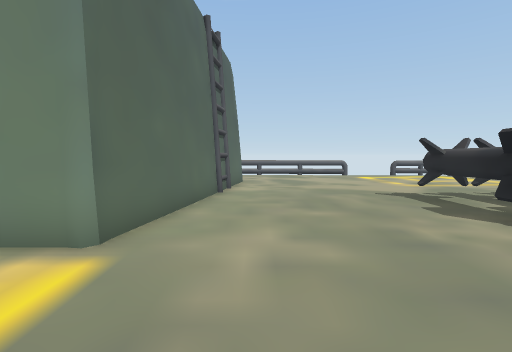
View 1 (above)

18 first-person views from a walk through a Unity game level. The camera is 0.57 m above the floor, tilts 4° down and sees 85° across. The floor is counted in squares, 0.5 m on a side. Each view is taken from the middle of a square. On the plan, view 1 faces up. The plan holds only what a view shows up to about 12 squares ahead; the rest is blank. The place goes on beyond the plan. The player is left out. Some surface patterns are stand-ins.

View 2
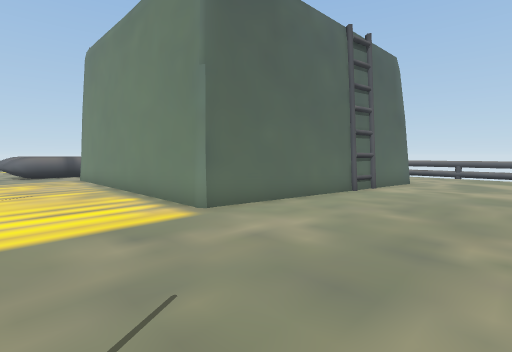

View 3
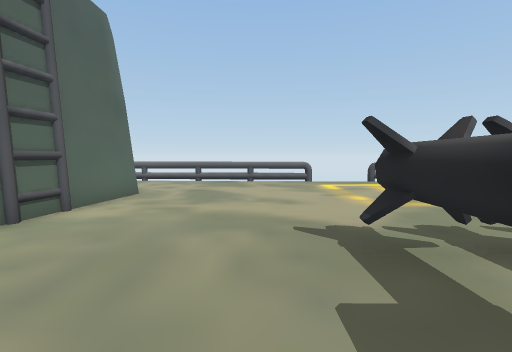

View 4
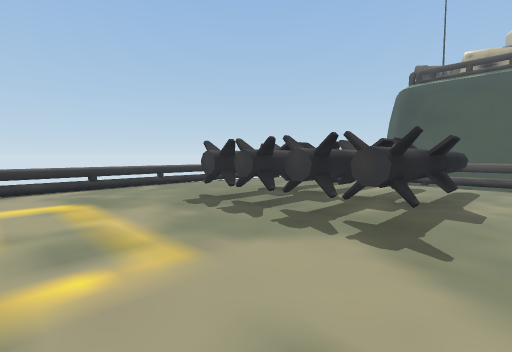

View 5
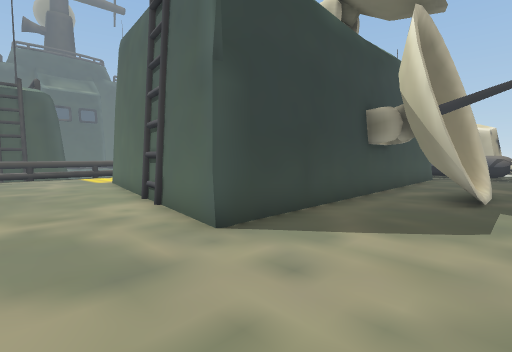

View 6
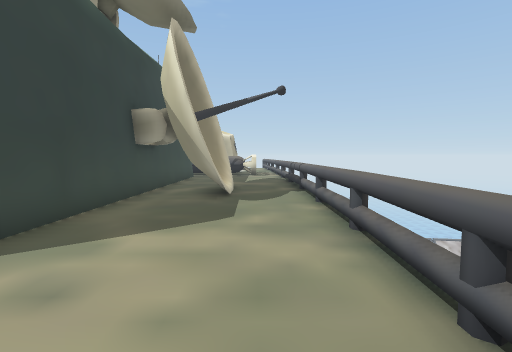

View 7
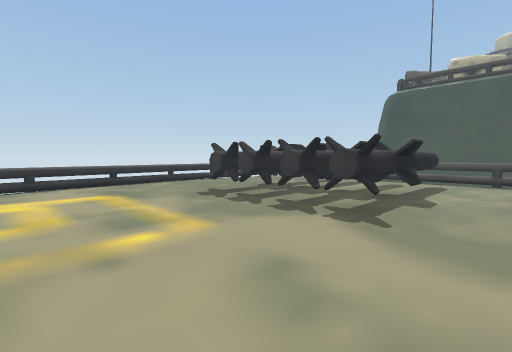

View 8
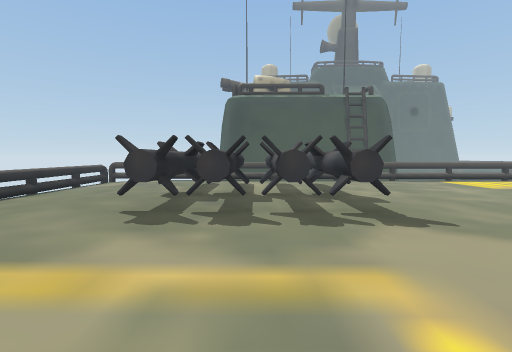

View 9
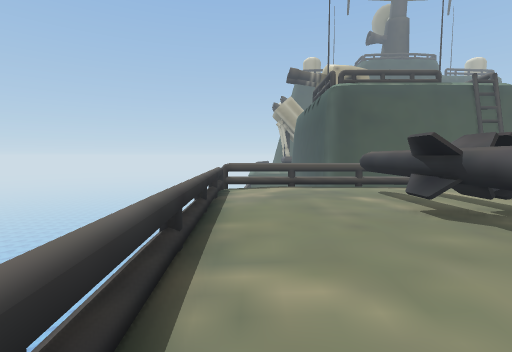

View 10
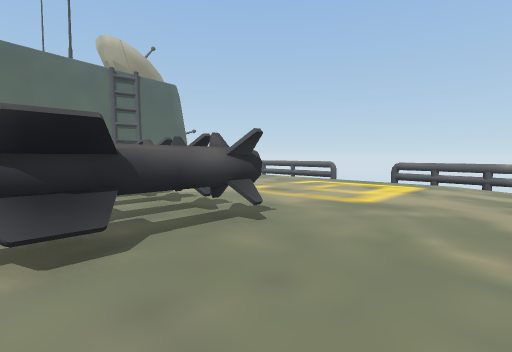

View 11
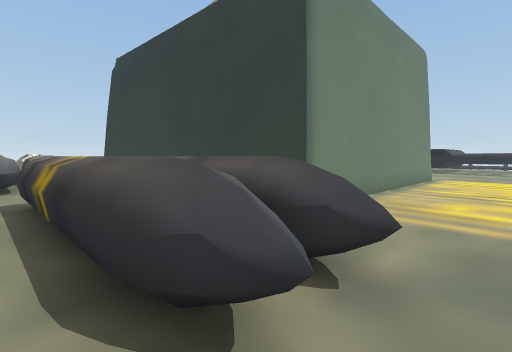

View 12
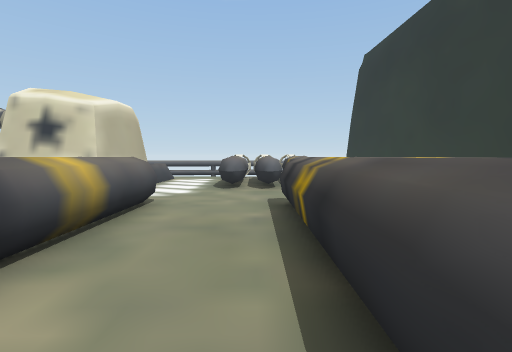

View 13
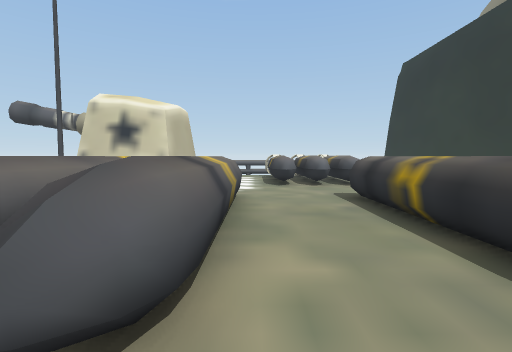

View 14
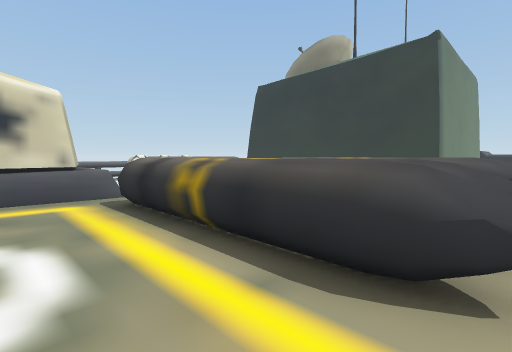

View 15
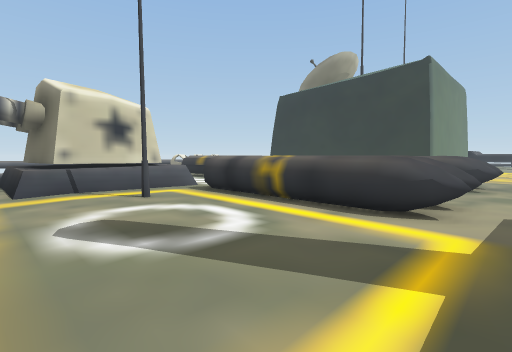

View 16
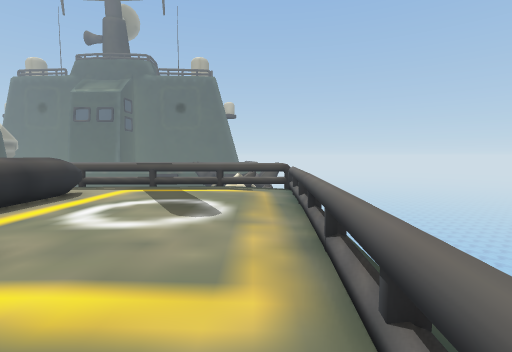

View 17
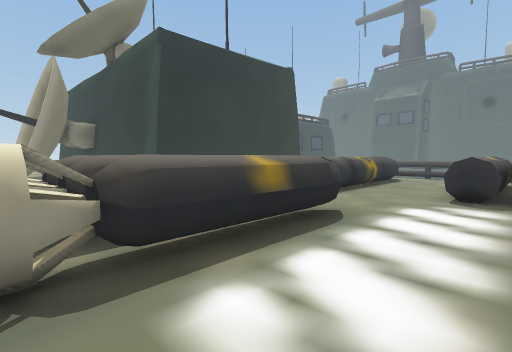

View 18
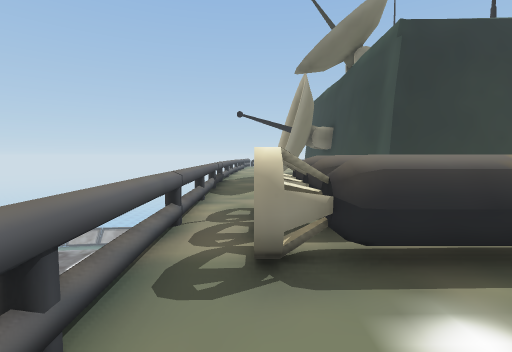

### Floor plan
Key: @ floor where view 1 was taken; # wall or solid block; x gap in a wall; . main floor; : floor 0.05 m higher than the main floor; / step, stairs or slope; = window, fence, low wall or low ledge; ^ raised ledge; v drop or lower ground; T thing the floor can be seen under or through.
Columns run from 29 left of view 1 to 14 right of it. Each row starts with its distance up from view 1.
 18             =====vvvvvvvvvvvvx
 17          ##======.............=       =xvx
 16         . .^###.................... ......
 15    ^     ..^=^^.....#=/=T.................
 14    ^#  #=..^=^   ...TTTTT.............:::..
 13    #####=..^=^^  ....TTT.............::::..
 12    #####=..^=^^ #############........:::::.=
 11    #####=..=^^^ #           #........:::::.=
 10   .^####=..==.  #           #........:::::.=
  9  =.^===^......  #           #........:::::.=
  8  =.:::::=^...=  ##         ##........:::::.=
  7  =.::#:=^^...^^  #         #......#####:::.=
  6 v=.::::=^^...^^  #         #......#####:::.=
  5  =.::::=^^...^^  #         #.....^^^^^^^::.=
  4  =.::::=^^...^^  ###########.....^^^^^^^::.=
  3  =.:::.=^^...^^   ................#####:::.=
  2  =.....=^^...^=^ .................#  ##....=
  1  =......^^...^==..................#   #....=
  0  v........... ...............@. ..#   #....v
 -1  =vvvvvvvv                      xv=====vvvv=

Where each view was taken, in squares from view 1:
view 1: 0 up, 0 right, facing up
view 2: 0 up, 3 right, facing up-left
view 3: 4 up, 3 right, facing up
view 4: 12 up, 3 right, facing down-right
view 5: 16 up, 2 right, facing down-left
view 6: 16 up, 2 right, facing left
view 7: 13 up, 2 right, facing down-right
view 8: 13 up, 7 right, facing down
view 9: 10 up, 13 right, facing down
view 10: 4 up, 13 right, facing up-left
view 11: 0 up, 17 left, facing up-right
view 12: 1 up, 17 left, facing up
view 13: 0 up, 19 left, facing up
view 14: 1 up, 24 left, facing up-right
view 15: 0 up, 27 left, facing up-right
view 16: 10 up, 27 left, facing down
view 17: 16 up, 21 left, facing down-right
view 18: 16 up, 21 left, facing right
